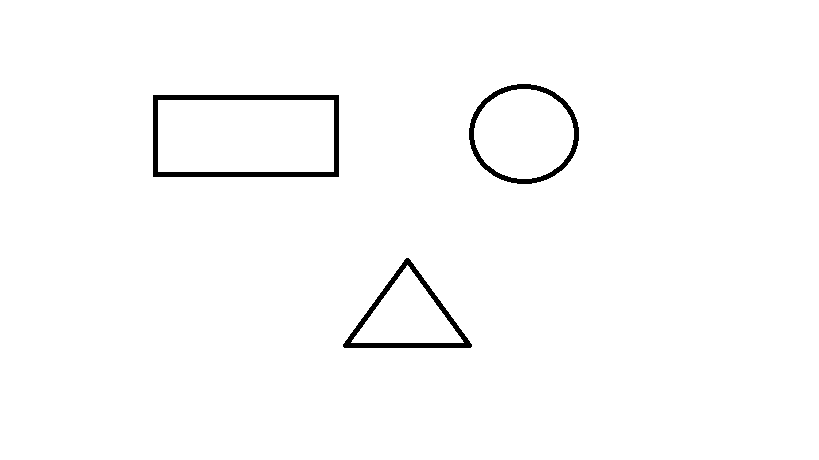
#> input picture shapes.png, 819 x 460 px
$ python day9_contours.py
#> lines starting #> are read from the running program, lines starting #| are printed output that depends on the picture; after the words box and inside, x2 and y2 are one past the last pixel; in counts of white or black regions, pixels touching at a corner belong together
import cv2

# Read image
img = cv2.imread("shapes.png")
#> img is the input picture: shape (460, 819, 3); 98.5% white; 3 black regions, box (x1, y1, x2, y2) and area: (153, 95, 339, 177) 2580, (343, 258, 472, 348) 1664, (469, 84, 579, 184) 1573

# Convert to grayscale
gray = cv2.cvtColor(img, cv2.COLOR_BGR2GRAY)

# Apply threshold
_, thresh = cv2.threshold(gray, 127, 255, cv2.THRESH_BINARY_INV)
#> thresh: shape (460, 819); 1.5% white; 3 white regions

# Find contours
contours, hierarchy = cv2.findContours(
    thresh,
    cv2.RETR_EXTERNAL,
    cv2.CHAIN_APPROX_SIMPLE
)
#> contours = 3 contours; box (x1, y1, x2, y2) and area: (153, 95, 339, 177) 14985, (469, 84, 579, 184) 8487, (343, 258, 472, 348) 5971

# Draw contours
cv2.drawContours(img, contours, -1, (0,255,0), 2)
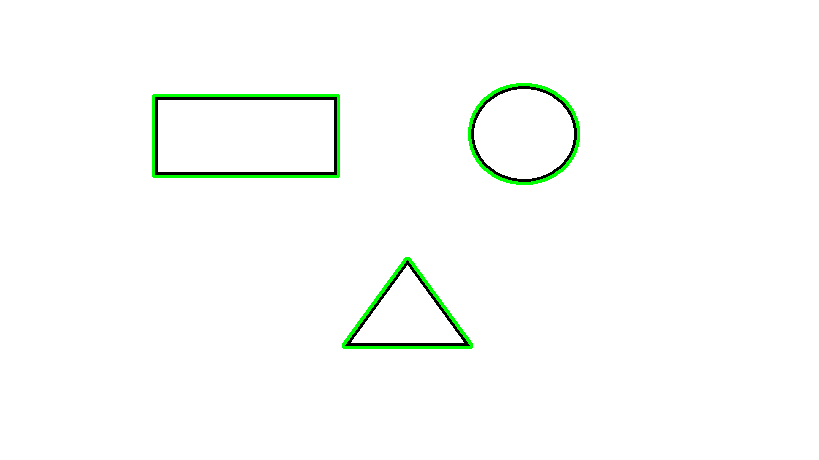
#> img: shape (460, 819, 3); 1.03% of pixels changed, all inside (x1, y1, x2, y2) = (152, 83, 580, 349)

# Draw bounding boxes
for cnt in contours:
    x, y, w, h = cv2.boundingRect(cnt)
    cv2.rectangle(img, (x, y), (x+w, y+h), (255,0,0), 2)

    # Calculate area
    area = cv2.contourArea(cnt)
    print("Area:", area)
#> this loop made 3 passes
#> (x, y, w, h, area) on passes 1, 3: (343, 258, 129, 90, 5971), (469, 84, 110, 100, 8487)
#> (cnt, x, y, w, h, area) on pass 2: ([[153, 95], [153, 176], [338, 176], [338, 95]], 153, 95, 186, 82, 14985)
#| Area: 5971.0
#| Area: 14985.0
#| Area: 8487.0
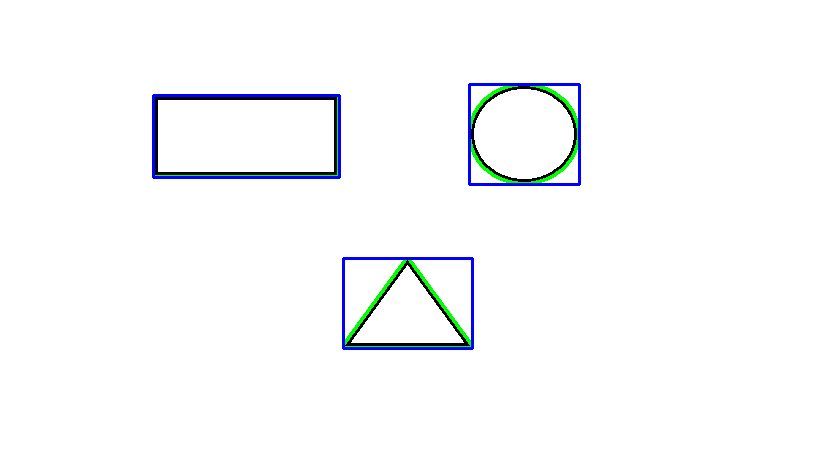
#> img: shape (460, 819, 3); 1.11% of pixels changed, all inside (x1, y1, x2, y2) = (152, 83, 581, 350)

print("Number of objects:", len(contours))
#| Number of objects: 3

cv2.imshow("Area Detection", img)
cv2.waitKey(0)
cv2.destroyAllWindows()
